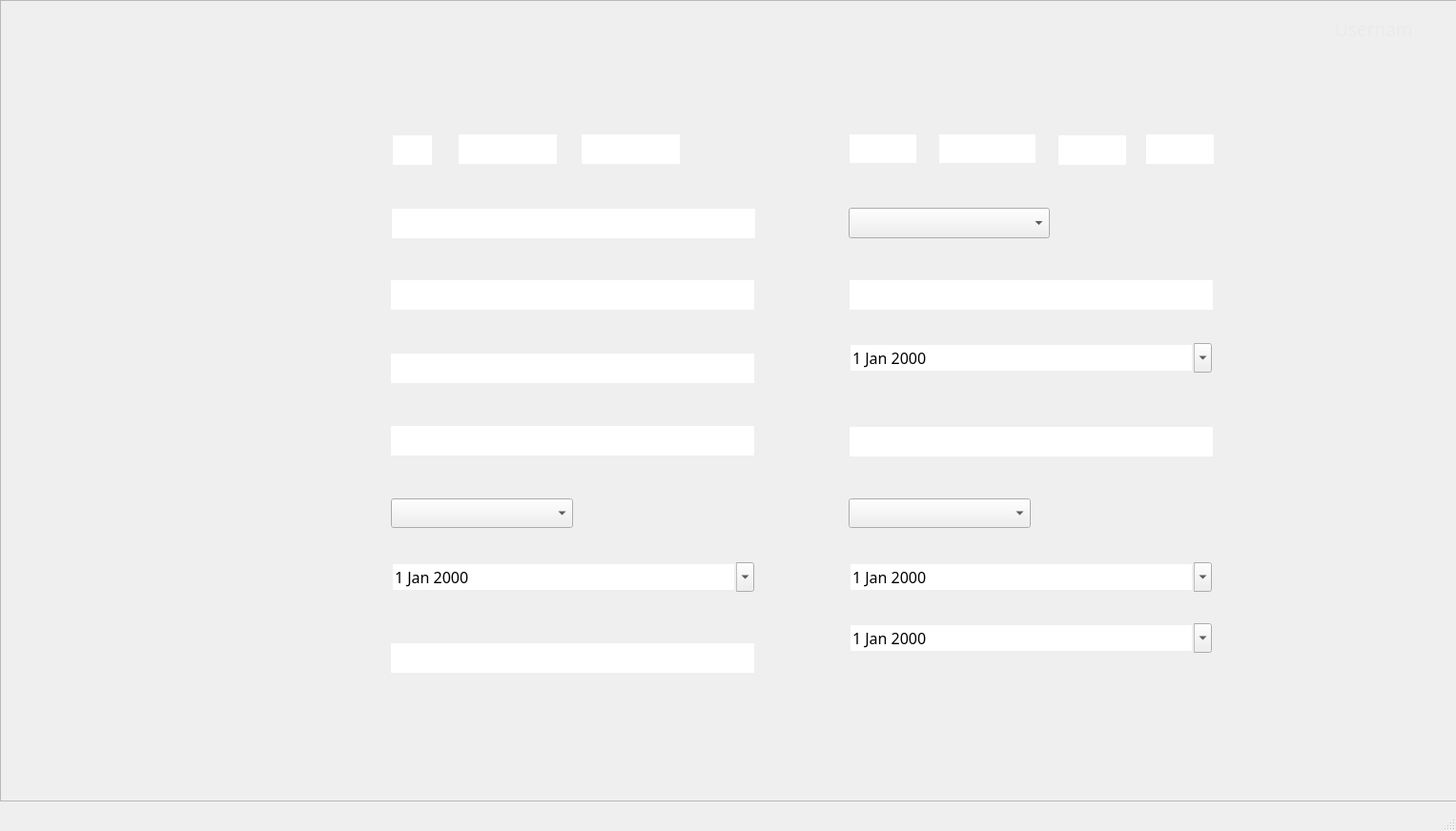
<?xml version="1.0" encoding="UTF-8"?>
<ui version="4.0">
 <class>PersonRegisterWindow</class>
 <widget class="QMainWindow" name="PersonRegisterWindow">
  <property name="geometry">
   <rect>
    <x>0</x>
    <y>0</y>
    <width>1527</width>
    <height>872</height>
   </rect>
  </property>
  <property name="windowTitle">
   <string>PersonRegister</string>
  </property>
  <property name="tabShape">
   <enum>QTabWidget::Rounded</enum>
  </property>
  <widget class="QWidget" name="centralwidget">
   <widget class="QFrame" name="PersonRegisterFrame">
    <property name="geometry">
     <rect>
      <x>0</x>
      <y>0</y>
      <width>1531</width>
      <height>841</height>
     </rect>
    </property>
    <property name="frameShape">
     <enum>QFrame::StyledPanel</enum>
    </property>
    <property name="frameShadow">
     <enum>QFrame::Raised</enum>
    </property>
    <widget class="QLabel" name="PersonRegisterLabel_PersonRegister">
     <property name="geometry">
      <rect>
       <x>0</x>
       <y>0</y>
       <width>1531</width>
       <height>841</height>
      </rect>
     </property>
     <property name="text">
      <string/>
     </property>
     <property name="pixmap">
      <pixmap>Images/PersonRegister.png</pixmap>
     </property>
     <property name="scaledContents">
      <bool>true</bool>
     </property>
    </widget>
    <widget class="QPushButton" name="UserBanButton_PersonRegister">
     <property name="geometry">
      <rect>
       <x>0</x>
       <y>170</y>
       <width>241</width>
       <height>51</height>
      </rect>
     </property>
     <property name="text">
      <string/>
     </property>
     <property name="flat">
      <bool>true</bool>
     </property>
    </widget>
    <widget class="QPushButton" name="DataButton_PersonRegister">
     <property name="geometry">
      <rect>
       <x>0</x>
       <y>120</y>
       <width>241</width>
       <height>51</height>
      </rect>
     </property>
     <property name="text">
      <string/>
     </property>
     <property name="flat">
      <bool>true</bool>
     </property>
    </widget>
    <widget class="QPushButton" name="RecordsButton_PersonRegister">
     <property name="geometry">
      <rect>
       <x>0</x>
       <y>390</y>
       <width>241</width>
       <height>51</height>
      </rect>
     </property>
     <property name="text">
      <string/>
     </property>
     <property name="flat">
      <bool>true</bool>
     </property>
    </widget>
    <widget class="QPushButton" name="LogOutButton_PersonRegister">
     <property name="geometry">
      <rect>
       <x>0</x>
       <y>780</y>
       <width>241</width>
       <height>51</height>
      </rect>
     </property>
     <property name="text">
      <string/>
     </property>
     <property name="flat">
      <bool>true</bool>
     </property>
    </widget>
    <widget class="QPushButton" name="StatisticsButton_PersonRegister">
     <property name="geometry">
      <rect>
       <x>0</x>
       <y>450</y>
       <width>241</width>
       <height>51</height>
      </rect>
     </property>
     <property name="text">
      <string/>
     </property>
     <property name="flat">
      <bool>true</bool>
     </property>
    </widget>
    <widget class="QPushButton" name="HomeButton_PersonRegister">
     <property name="geometry">
      <rect>
       <x>0</x>
       <y>60</y>
       <width>241</width>
       <height>51</height>
      </rect>
     </property>
     <property name="text">
      <string/>
     </property>
     <property name="flat">
      <bool>true</bool>
     </property>
    </widget>
    <widget class="QPushButton" name="AuditLogButton_PersonRegister">
     <property name="geometry">
      <rect>
       <x>0</x>
       <y>280</y>
       <width>241</width>
       <height>51</height>
      </rect>
     </property>
     <property name="text">
      <string/>
     </property>
     <property name="flat">
      <bool>true</bool>
     </property>
    </widget>
    <widget class="QPushButton" name="CatalogButton_PersonRegister">
     <property name="geometry">
      <rect>
       <x>0</x>
       <y>340</y>
       <width>241</width>
       <height>51</height>
      </rect>
     </property>
     <property name="text">
      <string/>
     </property>
     <property name="flat">
      <bool>true</bool>
     </property>
    </widget>
    <widget class="QPushButton" name="PersonRegisterbutton_PersonRegister">
     <property name="geometry">
      <rect>
       <x>0</x>
       <y>230</y>
       <width>241</width>
       <height>51</height>
      </rect>
     </property>
     <property name="text">
      <string/>
     </property>
     <property name="flat">
      <bool>true</bool>
     </property>
    </widget>
    <widget class="QPushButton" name="SubmitButton_PersonRegister">
     <property name="geometry">
      <rect>
       <x>1290</x>
       <y>704</y>
       <width>127</width>
       <height>33</height>
      </rect>
     </property>
     <property name="text">
      <string/>
     </property>
     <property name="flat">
      <bool>true</bool>
     </property>
    </widget>
    <widget class="QLabel" name="UsernameLabel_PersonRegister">
     <property name="geometry">
      <rect>
       <x>1400</x>
       <y>20</y>
       <width>81</width>
       <height>21</height>
      </rect>
     </property>
     <property name="font">
      <font>
       <family>Source Sans Pro</family>
       <pointsize>14</pointsize>
      </font>
     </property>
     <property name="cursor">
      <cursorShape>BlankCursor</cursorShape>
     </property>
     <property name="autoFillBackground">
      <bool>false</bool>
     </property>
     <property name="styleSheet">
      <string notr="true">color: rgb(234, 234, 234);</string>
     </property>
     <property name="text">
      <string>Username</string>
     </property>
    </widget>
    <widget class="QLineEdit" name="FirstNameInput_PersonRegister">
     <property name="enabled">
      <bool>true</bool>
     </property>
     <property name="geometry">
      <rect>
       <x>411</x>
       <y>219</y>
       <width>381</width>
       <height>31</height>
      </rect>
     </property>
     <property name="font">
      <font>
       <family>Source Sans Pro</family>
       <pointsize>12</pointsize>
      </font>
     </property>
     <property name="cursor">
      <cursorShape>IBeamCursor</cursorShape>
     </property>
     <property name="acceptDrops">
      <bool>true</bool>
     </property>
     <property name="autoFillBackground">
      <bool>false</bool>
     </property>
     <property name="frame">
      <bool>false</bool>
     </property>
     <property name="clearButtonEnabled">
      <bool>false</bool>
     </property>
    </widget>
    <widget class="QLineEdit" name="SeconNameInput_PersonRegister">
     <property name="enabled">
      <bool>true</bool>
     </property>
     <property name="geometry">
      <rect>
       <x>410</x>
       <y>294</y>
       <width>381</width>
       <height>31</height>
      </rect>
     </property>
     <property name="font">
      <font>
       <family>Source Sans Pro</family>
       <pointsize>12</pointsize>
      </font>
     </property>
     <property name="cursor">
      <cursorShape>IBeamCursor</cursorShape>
     </property>
     <property name="acceptDrops">
      <bool>true</bool>
     </property>
     <property name="autoFillBackground">
      <bool>false</bool>
     </property>
     <property name="frame">
      <bool>false</bool>
     </property>
     <property name="clearButtonEnabled">
      <bool>false</bool>
     </property>
    </widget>
    <widget class="QLineEdit" name="FirstLastnameInput_PersonRegister">
     <property name="enabled">
      <bool>true</bool>
     </property>
     <property name="geometry">
      <rect>
       <x>410</x>
       <y>371</y>
       <width>381</width>
       <height>31</height>
      </rect>
     </property>
     <property name="font">
      <font>
       <family>Source Sans Pro</family>
       <pointsize>12</pointsize>
      </font>
     </property>
     <property name="cursor">
      <cursorShape>IBeamCursor</cursorShape>
     </property>
     <property name="acceptDrops">
      <bool>true</bool>
     </property>
     <property name="autoFillBackground">
      <bool>false</bool>
     </property>
     <property name="frame">
      <bool>false</bool>
     </property>
     <property name="clearButtonEnabled">
      <bool>false</bool>
     </property>
    </widget>
    <widget class="QLineEdit" name="SeconLastnameinput_PersonRegister">
     <property name="enabled">
      <bool>true</bool>
     </property>
     <property name="geometry">
      <rect>
       <x>410</x>
       <y>447</y>
       <width>381</width>
       <height>31</height>
      </rect>
     </property>
     <property name="font">
      <font>
       <family>Source Sans Pro</family>
       <pointsize>12</pointsize>
      </font>
     </property>
     <property name="cursor">
      <cursorShape>IBeamCursor</cursorShape>
     </property>
     <property name="acceptDrops">
      <bool>true</bool>
     </property>
     <property name="autoFillBackground">
      <bool>false</bool>
     </property>
     <property name="frame">
      <bool>false</bool>
     </property>
     <property name="clearButtonEnabled">
      <bool>false</bool>
     </property>
    </widget>
    <widget class="QLineEdit" name="FirstSpaceID_PersonRegister">
     <property name="enabled">
      <bool>true</bool>
     </property>
     <property name="geometry">
      <rect>
       <x>412</x>
       <y>142</y>
       <width>41</width>
       <height>31</height>
      </rect>
     </property>
     <property name="font">
      <font>
       <family>Source Sans Pro</family>
       <pointsize>12</pointsize>
      </font>
     </property>
     <property name="cursor">
      <cursorShape>IBeamCursor</cursorShape>
     </property>
     <property name="acceptDrops">
      <bool>true</bool>
     </property>
     <property name="autoFillBackground">
      <bool>false</bool>
     </property>
     <property name="frame">
      <bool>false</bool>
     </property>
     <property name="clearButtonEnabled">
      <bool>false</bool>
     </property>
    </widget>
    <widget class="QLineEdit" name="SecondSpaceID_PersonRegister">
     <property name="enabled">
      <bool>true</bool>
     </property>
     <property name="geometry">
      <rect>
       <x>481</x>
       <y>141</y>
       <width>103</width>
       <height>31</height>
      </rect>
     </property>
     <property name="font">
      <font>
       <family>Source Sans Pro</family>
       <pointsize>12</pointsize>
      </font>
     </property>
     <property name="cursor">
      <cursorShape>IBeamCursor</cursorShape>
     </property>
     <property name="acceptDrops">
      <bool>true</bool>
     </property>
     <property name="autoFillBackground">
      <bool>false</bool>
     </property>
     <property name="frame">
      <bool>false</bool>
     </property>
     <property name="clearButtonEnabled">
      <bool>false</bool>
     </property>
    </widget>
    <widget class="QLineEdit" name="ThirdSpaceID_PersonRegister">
     <property name="enabled">
      <bool>true</bool>
     </property>
     <property name="geometry">
      <rect>
       <x>610</x>
       <y>141</y>
       <width>103</width>
       <height>31</height>
      </rect>
     </property>
     <property name="font">
      <font>
       <family>Source Sans Pro</family>
       <pointsize>12</pointsize>
      </font>
     </property>
     <property name="cursor">
      <cursorShape>IBeamCursor</cursorShape>
     </property>
     <property name="acceptDrops">
      <bool>true</bool>
     </property>
     <property name="autoFillBackground">
      <bool>false</bool>
     </property>
     <property name="frame">
      <bool>false</bool>
     </property>
     <property name="clearButtonEnabled">
      <bool>false</bool>
     </property>
    </widget>
    <widget class="QLineEdit" name="FirstSpaceRecordNum_PersonRegister">
     <property name="enabled">
      <bool>true</bool>
     </property>
     <property name="geometry">
      <rect>
       <x>891</x>
       <y>141</y>
       <width>70</width>
       <height>30</height>
      </rect>
     </property>
     <property name="font">
      <font>
       <family>Source Sans Pro</family>
       <pointsize>12</pointsize>
      </font>
     </property>
     <property name="cursor">
      <cursorShape>IBeamCursor</cursorShape>
     </property>
     <property name="acceptDrops">
      <bool>true</bool>
     </property>
     <property name="autoFillBackground">
      <bool>false</bool>
     </property>
     <property name="frame">
      <bool>false</bool>
     </property>
     <property name="clearButtonEnabled">
      <bool>false</bool>
     </property>
    </widget>
    <widget class="QLineEdit" name="SecSpaceRecordNum_PersonRegister">
     <property name="enabled">
      <bool>true</bool>
     </property>
     <property name="geometry">
      <rect>
       <x>985</x>
       <y>141</y>
       <width>101</width>
       <height>30</height>
      </rect>
     </property>
     <property name="font">
      <font>
       <family>Source Sans Pro</family>
       <pointsize>12</pointsize>
      </font>
     </property>
     <property name="cursor">
      <cursorShape>IBeamCursor</cursorShape>
     </property>
     <property name="acceptDrops">
      <bool>true</bool>
     </property>
     <property name="autoFillBackground">
      <bool>false</bool>
     </property>
     <property name="frame">
      <bool>false</bool>
     </property>
     <property name="clearButtonEnabled">
      <bool>false</bool>
     </property>
    </widget>
    <widget class="QLineEdit" name="ThirdSpaceRecNum_PersonRegister">
     <property name="enabled">
      <bool>true</bool>
     </property>
     <property name="geometry">
      <rect>
       <x>1110</x>
       <y>142</y>
       <width>71</width>
       <height>31</height>
      </rect>
     </property>
     <property name="font">
      <font>
       <family>Source Sans Pro</family>
       <pointsize>12</pointsize>
      </font>
     </property>
     <property name="cursor">
      <cursorShape>IBeamCursor</cursorShape>
     </property>
     <property name="acceptDrops">
      <bool>true</bool>
     </property>
     <property name="autoFillBackground">
      <bool>false</bool>
     </property>
     <property name="frame">
      <bool>false</bool>
     </property>
     <property name="clearButtonEnabled">
      <bool>false</bool>
     </property>
    </widget>
    <widget class="QLineEdit" name="FourthSpaceRecNum_PersonRegister">
     <property name="enabled">
      <bool>true</bool>
     </property>
     <property name="geometry">
      <rect>
       <x>1202</x>
       <y>141</y>
       <width>71</width>
       <height>31</height>
      </rect>
     </property>
     <property name="font">
      <font>
       <family>Source Sans Pro</family>
       <pointsize>12</pointsize>
      </font>
     </property>
     <property name="cursor">
      <cursorShape>IBeamCursor</cursorShape>
     </property>
     <property name="acceptDrops">
      <bool>true</bool>
     </property>
     <property name="autoFillBackground">
      <bool>false</bool>
     </property>
     <property name="frame">
      <bool>false</bool>
     </property>
     <property name="clearButtonEnabled">
      <bool>false</bool>
     </property>
    </widget>
    <widget class="QLineEdit" name="CrimeDetail_PersonRegister">
     <property name="enabled">
      <bool>true</bool>
     </property>
     <property name="geometry">
      <rect>
       <x>891</x>
       <y>294</y>
       <width>381</width>
       <height>31</height>
      </rect>
     </property>
     <property name="font">
      <font>
       <family>Source Sans Pro</family>
       <pointsize>12</pointsize>
      </font>
     </property>
     <property name="cursor">
      <cursorShape>IBeamCursor</cursorShape>
     </property>
     <property name="acceptDrops">
      <bool>true</bool>
     </property>
     <property name="autoFillBackground">
      <bool>false</bool>
     </property>
     <property name="frame">
      <bool>false</bool>
     </property>
     <property name="clearButtonEnabled">
      <bool>false</bool>
     </property>
    </widget>
    <widget class="QComboBox" name="RecordType_PersonRegister">
     <property name="geometry">
      <rect>
       <x>890</x>
       <y>218</y>
       <width>211</width>
       <height>32</height>
      </rect>
     </property>
     <property name="font">
      <font>
       <family>Source Sans Pro</family>
       <pointsize>12</pointsize>
      </font>
     </property>
    </widget>
    <widget class="QComboBox" name="Genre_PersonRegister">
     <property name="geometry">
      <rect>
       <x>410</x>
       <y>523</y>
       <width>191</width>
       <height>31</height>
      </rect>
     </property>
     <property name="font">
      <font>
       <family>Source Sans Pro</family>
       <pointsize>12</pointsize>
      </font>
     </property>
    </widget>
    <widget class="QComboBox" name="RecordResolution_PersonRegister">
     <property name="geometry">
      <rect>
       <x>890</x>
       <y>523</y>
       <width>191</width>
       <height>31</height>
      </rect>
     </property>
     <property name="font">
      <font>
       <family>Source Sans Pro</family>
       <pointsize>12</pointsize>
      </font>
     </property>
    </widget>
    <widget class="QLineEdit" name="Institution_PersonRegister">
     <property name="enabled">
      <bool>true</bool>
     </property>
     <property name="geometry">
      <rect>
       <x>410</x>
       <y>675</y>
       <width>381</width>
       <height>31</height>
      </rect>
     </property>
     <property name="font">
      <font>
       <family>Source Sans Pro</family>
       <pointsize>12</pointsize>
      </font>
     </property>
     <property name="cursor">
      <cursorShape>IBeamCursor</cursorShape>
     </property>
     <property name="acceptDrops">
      <bool>true</bool>
     </property>
     <property name="autoFillBackground">
      <bool>false</bool>
     </property>
     <property name="frame">
      <bool>false</bool>
     </property>
     <property name="clearButtonEnabled">
      <bool>false</bool>
     </property>
    </widget>
    <widget class="QDateEdit" name="Birthdate_PersonRegister">
     <property name="geometry">
      <rect>
       <x>410</x>
       <y>590</y>
       <width>381</width>
       <height>31</height>
      </rect>
     </property>
     <property name="font">
      <font>
       <family>Source Sans Pro</family>
       <pointsize>12</pointsize>
      </font>
     </property>
     <property name="acceptDrops">
      <bool>false</bool>
     </property>
     <property name="autoFillBackground">
      <bool>false</bool>
     </property>
     <property name="wrapping">
      <bool>false</bool>
     </property>
     <property name="frame">
      <bool>false</bool>
     </property>
     <property name="buttonSymbols">
      <enum>QAbstractSpinBox::UpDownArrows</enum>
     </property>
     <property name="showGroupSeparator" stdset="0">
      <bool>false</bool>
     </property>
     <property name="calendarPopup">
      <bool>true</bool>
     </property>
    </widget>
    <widget class="QDateEdit" name="InitialSentenceDate_PersonRegister">
     <property name="geometry">
      <rect>
       <x>890</x>
       <y>590</y>
       <width>381</width>
       <height>31</height>
      </rect>
     </property>
     <property name="font">
      <font>
       <family>Source Sans Pro</family>
       <pointsize>12</pointsize>
      </font>
     </property>
     <property name="acceptDrops">
      <bool>false</bool>
     </property>
     <property name="autoFillBackground">
      <bool>false</bool>
     </property>
     <property name="wrapping">
      <bool>false</bool>
     </property>
     <property name="frame">
      <bool>false</bool>
     </property>
     <property name="buttonSymbols">
      <enum>QAbstractSpinBox::UpDownArrows</enum>
     </property>
     <property name="showGroupSeparator" stdset="0">
      <bool>false</bool>
     </property>
     <property name="calendarPopup">
      <bool>true</bool>
     </property>
    </widget>
    <widget class="QDateEdit" name="FinalSentenceDate_PersonRegister">
     <property name="geometry">
      <rect>
       <x>890</x>
       <y>654</y>
       <width>381</width>
       <height>31</height>
      </rect>
     </property>
     <property name="font">
      <font>
       <family>Source Sans Pro</family>
       <pointsize>12</pointsize>
      </font>
     </property>
     <property name="acceptDrops">
      <bool>false</bool>
     </property>
     <property name="autoFillBackground">
      <bool>false</bool>
     </property>
     <property name="wrapping">
      <bool>false</bool>
     </property>
     <property name="frame">
      <bool>false</bool>
     </property>
     <property name="buttonSymbols">
      <enum>QAbstractSpinBox::UpDownArrows</enum>
     </property>
     <property name="showGroupSeparator" stdset="0">
      <bool>false</bool>
     </property>
     <property name="calendarPopup">
      <bool>true</bool>
     </property>
    </widget>
    <widget class="QDateEdit" name="CrimeDate_PersonRegister">
     <property name="geometry">
      <rect>
       <x>890</x>
       <y>360</y>
       <width>381</width>
       <height>31</height>
      </rect>
     </property>
     <property name="font">
      <font>
       <family>Source Sans Pro</family>
       <pointsize>12</pointsize>
      </font>
     </property>
     <property name="acceptDrops">
      <bool>false</bool>
     </property>
     <property name="autoFillBackground">
      <bool>false</bool>
     </property>
     <property name="wrapping">
      <bool>false</bool>
     </property>
     <property name="frame">
      <bool>false</bool>
     </property>
     <property name="buttonSymbols">
      <enum>QAbstractSpinBox::UpDownArrows</enum>
     </property>
     <property name="showGroupSeparator" stdset="0">
      <bool>false</bool>
     </property>
     <property name="calendarPopup">
      <bool>true</bool>
     </property>
    </widget>
    <widget class="QLineEdit" name="PhotoPath_PersonRegister">
     <property name="enabled">
      <bool>true</bool>
     </property>
     <property name="geometry">
      <rect>
       <x>891</x>
       <y>448</y>
       <width>381</width>
       <height>31</height>
      </rect>
     </property>
     <property name="font">
      <font>
       <family>Source Sans Pro</family>
       <pointsize>12</pointsize>
      </font>
     </property>
     <property name="cursor">
      <cursorShape>IBeamCursor</cursorShape>
     </property>
     <property name="acceptDrops">
      <bool>true</bool>
     </property>
     <property name="autoFillBackground">
      <bool>false</bool>
     </property>
     <property name="frame">
      <bool>false</bool>
     </property>
     <property name="clearButtonEnabled">
      <bool>false</bool>
     </property>
    </widget>
   </widget>
  </widget>
  <widget class="QMenuBar" name="menubar">
   <property name="geometry">
    <rect>
     <x>0</x>
     <y>0</y>
     <width>1527</width>
     <height>21</height>
    </rect>
   </property>
  </widget>
  <widget class="QStatusBar" name="statusbar"/>
 </widget>
 <resources/>
 <connections/>
</ui>
